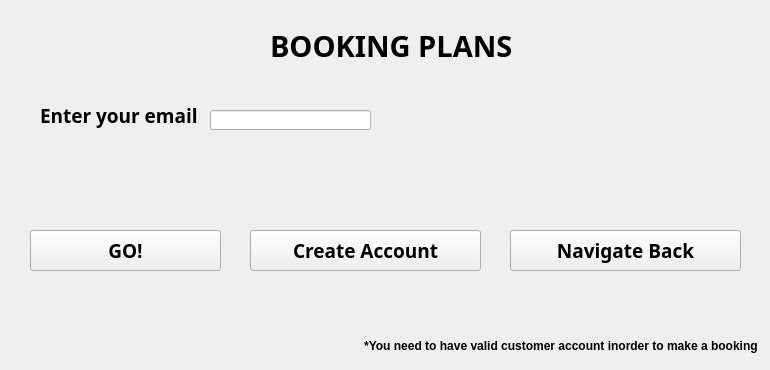
    <widget class="QWidget" name="bookingPlans">
     <widget class="QLabel" name="label_25">
      <property name="geometry">
       <rect>
        <x>270</x>
        <y>20</y>
        <width>271</width>
        <height>51</height>
       </rect>
      </property>
      <property name="font">
       <font>
        <family>Myriad Hebrew</family>
        <pointsize>22</pointsize>
        <weight>75</weight>
        <bold>true</bold>
       </font>
      </property>
      <property name="text">
       <string>BOOKING PLANS</string>
      </property>
     </widget>
     <widget class="QLineEdit" name="lineEdit_2">
      <property name="geometry">
       <rect>
        <x>210</x>
        <y>110</y>
        <width>161</width>
        <height>20</height>
       </rect>
      </property>
     </widget>
     <widget class="QLabel" name="label_26">
      <property name="geometry">
       <rect>
        <x>40</x>
        <y>100</y>
        <width>161</width>
        <height>31</height>
       </rect>
      </property>
      <property name="font">
       <font>
        <family>Myriad Hebrew</family>
        <pointsize>14</pointsize>
        <weight>75</weight>
        <bold>true</bold>
       </font>
      </property>
      <property name="text">
       <string>Enter your email *</string>
      </property>
     </widget>
     <widget class="QPushButton" name="go">
      <property name="geometry">
       <rect>
        <x>30</x>
        <y>230</y>
        <width>191</width>
        <height>41</height>
       </rect>
      </property>
      <property name="font">
       <font>
        <family>Myriad Hebrew</family>
        <pointsize>14</pointsize>
        <weight>75</weight>
        <bold>true</bold>
       </font>
      </property>
      <property name="text">
       <string>GO!</string>
      </property>
     </widget>
     <widget class="QPushButton" name="safeback">
      <property name="geometry">
       <rect>
        <x>510</x>
        <y>230</y>
        <width>231</width>
        <height>41</height>
       </rect>
      </property>
      <property name="font">
       <font>
        <family>Myriad Hebrew</family>
        <pointsize>14</pointsize>
        <weight>75</weight>
        <bold>true</bold>
       </font>
      </property>
      <property name="text">
       <string>Navigate Back</string>
      </property>
     </widget>
     <widget class="QLabel" name="label_27">
      <property name="geometry">
       <rect>
        <x>350</x>
        <y>330</y>
        <width>411</width>
        <height>31</height>
       </rect>
      </property>
      <property name="font">
       <font>
        <weight>75</weight>
        <bold>true</bold>
       </font>
      </property>
      <property name="text">
       <string>*You need to have valid customer account inorder to make a booking </string>
      </property>
      <property name="alignment">
       <set>Qt::AlignRight|Qt::AlignTrailing|Qt::AlignVCenter</set>
      </property>
     </widget>
     <widget class="QPushButton" name="createAccount_2">
      <property name="geometry">
       <rect>
        <x>250</x>
        <y>230</y>
        <width>231</width>
        <height>41</height>
       </rect>
      </property>
      <property name="font">
       <font>
        <family>Myriad Hebrew</family>
        <pointsize>14</pointsize>
        <weight>75</weight>
        <bold>true</bold>
       </font>
      </property>
      <property name="text">
       <string>Create Account</string>
      </property>
     </widget>
    </widget>
